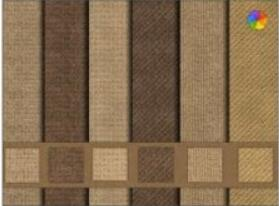
#> input picture opencv_test/image_processing/a.jpg, 279 x 206 px
$ python image_thresholding.py
#> lines starting #> are read from the running program, lines starting #| are printed output that depends on the picture; after the words box and inside, x2 and y2 are one past the last pixel; in counts of white or black regions, pixels touching at a corner belong together
# 图片阈值
import cv2 as cv
import numpy as np
from matplotlib import pyplot as plt

# 简单的阈值
img = cv.imread('a.jpg', 0)
#> img: shape (206, 279); min 12, max 255, mean 113.2
ret, thresh1 = cv.threshold(img, 127, 255, cv.THRESH_BINARY)
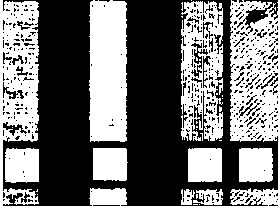
#> thresh1: shape (206, 279); 44.4% white; 32 white regions (21 under 20 px), largest, box (x1, y1, x2, y2) and area: (230, 0, 279, 206) 5882, (89, 0, 127, 142) 5110, (0, 0, 39, 206) 4899
ret, thresh2 = cv.threshold(img, 127, 255, cv.THRESH_BINARY_INV)
ret, thresh3 = cv.threshold(img, 127, 255, cv.THRESH_TRUNC)
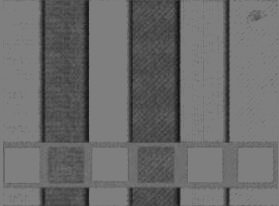
#> thresh3: shape (206, 279); min 12, max 127, mean 106.7
ret, thresh4 = cv.threshold(img, 127, 255, cv.THRESH_TOZERO)
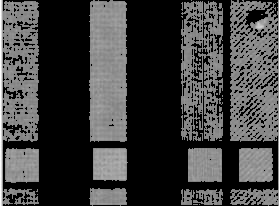
#> thresh4: shape (206, 279); min 0, max 255, mean 62.9
ret, thresh5 = cv.threshold(img, 127, 255, cv.THRESH_TOZERO_INV)
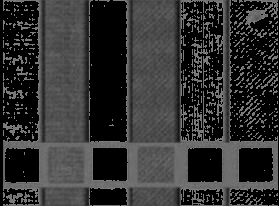
#> thresh5: shape (206, 279); min 0, max 127, mean 50.3
titles = ['Original Image', 'BINARY', 'BINARY_INV', 'TRUNC', 'TOZERO', 'TOZERO_INV']
images = [img, thresh1, thresh2, thresh3, thresh4, thresh5]
for i in range(6):
    plt.subplot(2, 3, i + 1), plt.imshow(images[i], 'gray')
    plt.title(titles[i])
    plt.xticks([]), plt.yticks([])
plt.show()

# 自适应阈值
img = cv.imread('a.jpg', 0)
img = cv.medianBlur(img, 5)
ret, th1 = cv.threshold(img, 127, 255, cv.THRESH_BINARY)
#> th1: shape (206, 279); 48.6% white; 22 white regions (12 under 20 px), largest, box (x1, y1, x2, y2) and area: (230, 0, 279, 206) 7036, (0, 0, 39, 206) 6644, (89, 0, 127, 142) 5120
th2 = cv.adaptiveThreshold(img, 255, cv.ADAPTIVE_THRESH_MEAN_C, \
                           cv.THRESH_BINARY, 11, 2)
#> th2: shape (206, 279); 68.9% white; 415 black regions (309 under 20 px), largest, box (x1, y1, x2, y2) and area: (88, 0, 181, 189) 2519, (2, 0, 44, 206) 2271, (40, 0, 89, 143) 1649
th3 = cv.adaptiveThreshold(img, 255, cv.ADAPTIVE_THRESH_GAUSSIAN_C, \
                           cv.THRESH_BINARY, 11, 2)
#> th3: shape (206, 279); 76.2% white; 727 black regions (679 under 20 px), largest, box (x1, y1, x2, y2) and area: (89, 0, 181, 189) 2192, (2, 0, 43, 206) 1557, (39, 0, 89, 143) 1369
titles = ['Original Image', 'Global Thresholding (v = 127)',
          'Adaptive Mean Thresholding', 'Adaptive Gaussian Thresholding']
images = [img, th1, th2, th3]
for i in range(4):
    plt.subplot(2, 2, i + 1), plt.imshow(images[i], 'gray')
    plt.title(titles[i])
    plt.xticks([]), plt.yticks([])
plt.show()

# 找到最优阈值
img = cv.imread('a.jpg', 0)
# 全局阈值法
ret1, th1 = cv.threshold(img, 127, 255, cv.THRESH_BINARY)
# 多阈值， cv.THRESH_OTSU 找到第一个最优的阈值
ret2, th2 = cv.threshold(img, 0, 255, cv.THRESH_BINARY + cv.THRESH_OTSU)
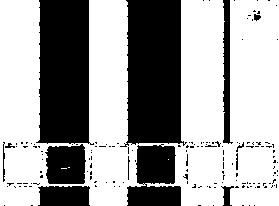
#> th2: shape (206, 279); 62.9% white; 159 black regions (146 under 20 px), largest, box (x1, y1, x2, y2) and area: (120, 0, 187, 147) 7644, (36, 0, 94, 145) 7052, (127, 144, 181, 206) 2482
#> ret2 = 105
# 高斯滤波后的阈值化
blur = cv.GaussianBlur(img, (5, 5), 0)
ret3, th3 = cv.threshold(blur, 0, 255, cv.THRESH_BINARY + cv.THRESH_OTSU)
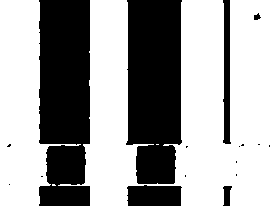
#> th3: shape (206, 279); 63.5% white; 17 black regions (11 under 20 px), largest, box (x1, y1, x2, y2) and area: (39, 0, 90, 206) 9724, (126, 0, 182, 184) 9145, (127, 185, 182, 206) 1068, (223, 0, 231, 144) 874, (223, 186, 232, 206) 129, (254, 13, 261, 20) 32
#> ret3 = 105
# 绘制所有图像及其直方图
images = [img, 0, th1,
          img, 0, th2,
          blur, 0, th3]
titles = ['Original Noisy Image', 'Histogram', 'Global Thresholding (v=127)',
          'Original Noisy Image', 'Histogram', "Otsu's Thresholding",
          'Gaussian filtered Image', 'Histogram', "Otsu's Thresholding"]
for i in range(3):
    plt.subplot(3, 3, i * 3 + 1), plt.imshow(images[i * 3], 'gray')
    plt.title(titles[i * 3]), plt.xticks([]), plt.yticks([])
    plt.subplot(3, 3, i * 3 + 2), plt.hist(images[i * 3].ravel(), 256)
    plt.title(titles[i * 3 + 1]), plt.xticks([]), plt.yticks([])
    plt.subplot(3, 3, i * 3 + 3), plt.imshow(images[i * 3 + 2], 'gray')
    plt.title(titles[i * 3 + 2]), plt.xticks([]), plt.yticks([])
plt.show()
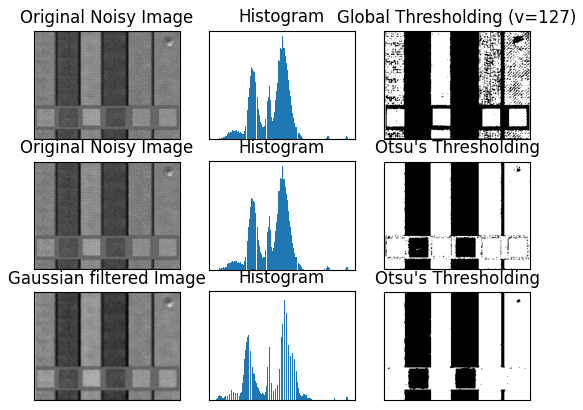
#> figure drawn by matplotlib, 9 panels

# 实现
img = cv.imread('a.jpg', 0)
blur = cv.GaussianBlur(img, (5, 5), 0)
# 找到normalized_histogram及其累积分布函数
hist = cv.calcHist([blur], [0], None, [256], [0, 256])
#> hist = 256 values, max 1817 at index 133, min 0 at index 0, mean 224.5
hist_norm = hist.ravel() / hist.max()
#> hist_norm = 256 values, max 1 at index 133, min 0 at index 0, mean 0.124
Q = hist_norm.cumsum()
#> Q = 256 values from 0 to 31.63
bins = np.arange(256)
fn_min = np.inf
thresh = -1
for i in range(1, 256):
    p1, p2 = np.hsplit(hist_norm, [i])  # probabilities
    q1, q2 = Q[i], Q[255] - Q[i]  # cum sum of classes
    b1, b2 = np.hsplit(bins, [i])  # weights
    # 求均值和方差
    m1, m2 = np.sum(p1 * b1) / q1, np.sum(p2 * b2) / q2
    v1, v2 = np.sum(((b1 - m1) ** 2) * p1) / q1, np.sum(((b2 - m2) ** 2) * p2) / q2
    # 计算最小化函数
    fn = v1 * q1 + v2 * q2
    if fn < fn_min:
        fn_min = fn
        thresh = i
#> this loop made 255 passes
#> (q1, q2, m1, m2, v1, v2, fn, fn_min) on passes 32 to 42: (0.0044, 31.63, 0, 113.2, 0, 946.1, 29920.7, 29920.7), (0.0121, 31.62, 11.64, 113.2, 150.8, 945.4, 29893.6, 29893.6), (0.0253, 31.61, 15.61, 113.2, 138.8, 944.2, 29845.8, 29845.8), (0.0501, 31.58, 16.86, 113.3, 137.8, 942.3, 29766.5, 29766.5), (0.093, 31.54, 18.4, 113.4, 134.4, 938.8, 29621, 29621), (0.161, 31.47, 20.26, 113.6, 126.7, 932.7, 29373.2, 29373.2), (0.21, 31.42, 27.48, 113.7, 55.09, 921.5, 28967.7, 28967.7), (0.248, 31.38, 30.78, 113.8, 28.14, 913.7, 28682.7, 28682.7), (0.281, 31.35, 32.37, 113.9, 19.38, 907.9, 28469.1, 28469.1), (0.318, 31.31, 32.84, 114, 19.51, 903.2, 28287.2, 28287.2), (0.335, 31.3, 35.68, 114, 7.88, 897.4, 28087.3, 28087.3)
#> (p1, q1, q2, m1, m2, v1, v2, fn) on passes 1 to 6: ([0], 0, 31.63, nan, 113.2, nan, 945.9, nan), ([0, 0], 0, 31.63, nan, 113.2, nan, 945.9, nan), ([0, 0, 0], 0, 31.63, nan, 113.2, nan, 945.9, nan), ([0, 0, 0, 0], 0, 31.63, nan, 113.2, nan, 945.9, nan), ([0, 0, 0, 0, 0], 0, 31.63, nan, 113.2, nan, 945.9, nan), ([0, 0, 0, 0, 0, 0], 0, 31.63, nan, 113.2, nan, 945.9, nan)
# 使用OpenCV函数查找大概的阈值
ret, otsu = cv.threshold(blur, 0, 255, cv.THRESH_BINARY + cv.THRESH_OTSU)
print("{} {}".format(thresh, ret))
#| 105 105.0

$ run again, with opencv_test/image_processing/apple.jpg copied over opencv_test/image_processing/a.jpg
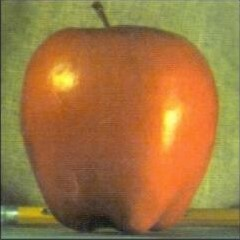
#> input picture opencv_test/image_processing/apple.jpg, 240 x 240 px
#> `ret, thresh1 = cv.threshold(img, 127, 255, cv.THRESH_BINARY)`:
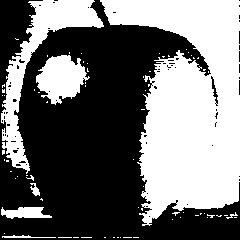
#> thresh1: shape (240, 240); 44.5% white; 73 white regions (66 under 20 px), largest, box (x1, y1, x2, y2) and area: (100, 0, 240, 226) 19114, (1, 0, 104, 174) 4012, (36, 55, 90, 105) 1679
#> th1: shape (240, 240); 44.4% white; 8 white regions (3 under 20 px), largest, box (x1, y1, x2, y2) and area: (100, 0, 240, 225) 19281, (1, 0, 103, 171) 4149, (36, 55, 88, 104) 1667, (1, 207, 50, 218) 410, (32, 184, 40, 196) 57
#> ret2 = 124
#> `ret3, th3 = cv.threshold(blur, 0, 255, cv.THRESH_BINARY + cv.THRESH_OT..`:
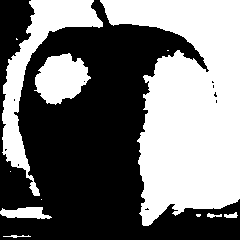
#> th3: shape (240, 240); 46.6% white; 12 white regions (5 under 20 px), largest, box (x1, y1, x2, y2) and area: (100, 0, 240, 226) 19832, (2, 0, 103, 196) 4494, (34, 53, 91, 105) 1941
#> ret3 = 125
#> hist = 256 values, max 995 at index 151, min 0 at index 0, mean 225
#> hist_norm = 256 values, max 1 at index 151, min 0 at index 0, mean 0.226
#> Q = 256 values from 0 to 57.89
#> the loop `for i in range(1, 256):` made 255 passes
#> (q1, q2, m1, m2, v1, v2, fn, fn_min) on passes 28 to 34: (0.00101, 57.89, 0, 123.7, 0, 841.9, 48737.3, 48737.3), (0.0201, 57.87, 1.4, 123.8, 35.38, 842, 48728.9, 48728.9), (0.0422, 57.85, 13.79, 123.8, 109.5, 839.4, 48561.5, 48561.5), (0.0643, 57.83, 19.36, 123.8, 67.68, 836.4, 48366.8, 48366.8), (0.0985, 57.79, 19.6, 123.9, 71.28, 833.6, 48179.3, 48179.3), (0.13, 57.76, 23.33, 123.9, 42.39, 829, 47889.4, 47889.4), (0.156, 57.73, 26.01, 124, 24.53, 824.9, 47630.2, 47630.2)
#| 127 125.0
